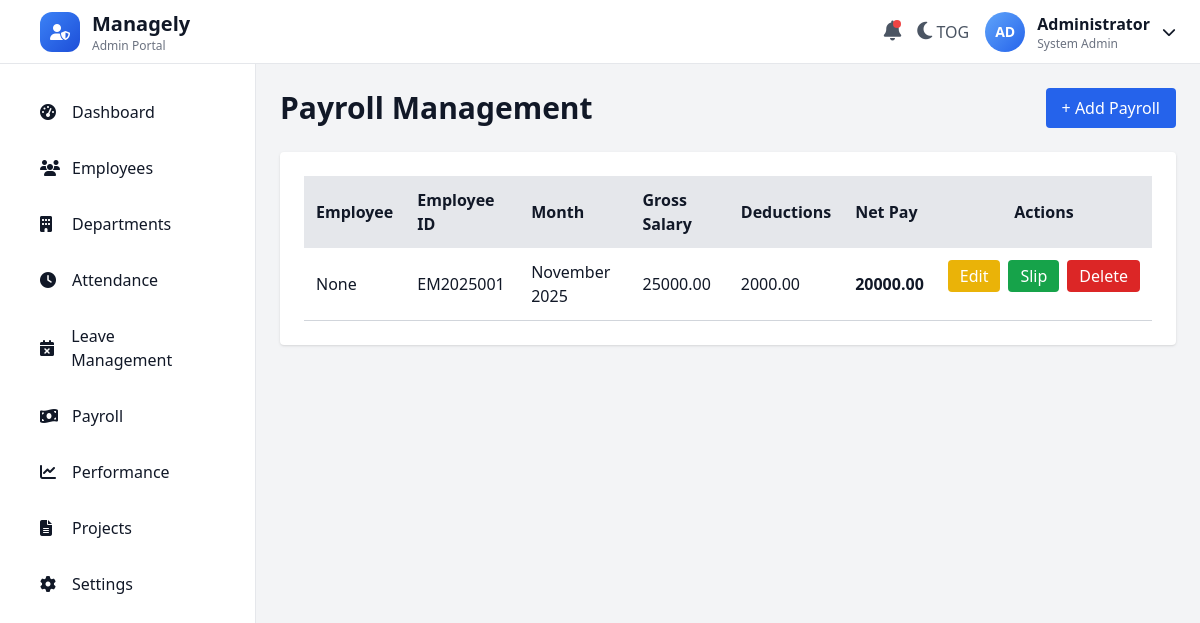
/adminportal/payroll/ (signed in), run on an earlier commit of the app's database.
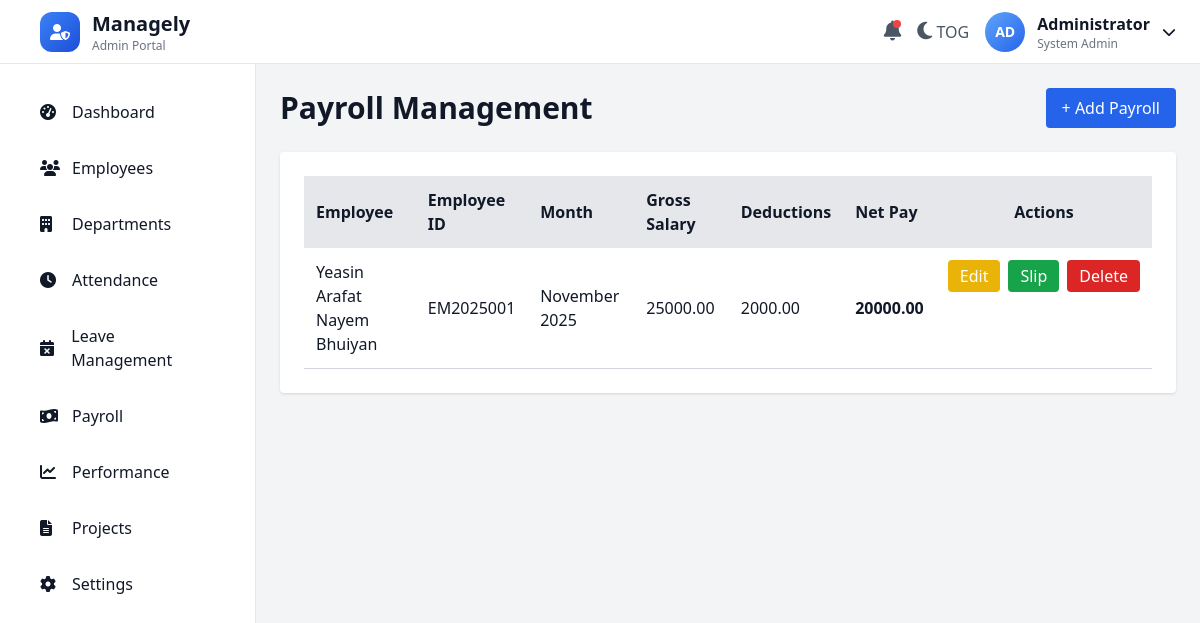
And on a later commit of the database.
### employees/models.py (models this page shows, shortened)
class Payroll(models.Model):
    employee = models.ForeignKey(EmployeeProfile, on_delete=models.CASCADE)
    month = models.DateField()
    gross_salary = models.DecimalField(max_digits=10, decimal_places=2)
    deductions = models.DecimalField(max_digits=10, decimal_places=2)
    net_pay = models.DecimalField(max_digits=10, decimal_places=2)
    payslip_file = models.FileField(upload_to="payslips/", null=True, blank=True)
    class Meta:
        ordering = ['-month']

### accounts/models.py (models this page shows, shortened)
class EmployeeProfile(models.Model):
    employee_id = models.CharField(max_length=20, unique=True, blank=True)
    full_name = models.CharField(max_length=100, blank=True, null=True)
    phone = models.CharField(max_length=15)
    department = models.CharField(max_length=50, blank=True, null=True)
    avatar = models.ImageField(upload_to='avatars/', blank=True, null=True)
    password = models.CharField(max_length=128)  # store raw for now
    first_login = models.BooleanField(default=True)
    temp_password = models.CharField(max_length=20, blank=True)  # one-time password
    email = models.EmailField(blank=True, null=True)
    is_active = models.BooleanField(default=True)

### adminpanel/views.py (the view)
# urls.py: path("payroll/", views.payroll_list, name="admin_payroll"),
@login_required
def payroll_list(request):
    payrolls = Payroll.objects.select_related("employee").order_by("-month")
    return render(request, "adminpayroll.html", {"payrolls": payrolls})

### adminpanel/templates/adminpayroll.html (shortened to what this page needs)
{% load static %}
<!DOCTYPE html>
<html lang="en" class="light">
<head>
    <script src="https://cdn.tailwindcss.com"></script>
    <link rel="stylesheet" href="{% static 'css/theme.css' %}">
</head>
<body class="bg-gray-100 dark:bg-blue-900 text-gray-900 dark:text-gray-100">
{% include 'adminsidetopbar.html' %}
<div class="ml-64 mt-16 p-6">
    <div class="flex justify-between items-center mb-6">
        <h1 class="text-3xl font-bold">Payroll Management</h1>
        <a href="{% url 'admin_payroll_add' %}"
           class="bg-blue-600 text-white px-4 py-2 rounded hover:bg-blue-700">
            + Add Payroll
        </a>
    </div>
    <div class="bg-white dark:bg-blue-800 p-6 rounded shadow overflow-auto">
        <table class="w-full border-collapse">
            <thead>
                <tr class="bg-gray-200 dark:bg-blue-700 text-left">
                    <th class="p-3">Employee</th>
                    <th class="p-3">Employee ID</th>
                    <th class="p-3">Month</th>
                    <th class="p-3">Gross Salary</th>
                    <th class="p-3">Deductions</th>
                    <th class="p-3">Net Pay</th>
                    <th class="p-3 text-center">Actions</th>
                </tr>
            </thead>
            <tbody>
                {% for pay in payrolls %}
                <tr class="border-b border-gray-300 dark:border-blue-600 hover:bg-gray-100 dark:hover:bg-blue-700">
                    <td class="p-3">{{ pay.employee.full_name }}</td>
                    <td class="p-3">{{ pay.employee.employee_id }}</td>
                    <td class="p-3">
                        {{ pay.month|date:"F Y" }}
                    </td>
                    <td class="p-3">{{ pay.gross_salary }}</td>
                    <td class="p-3">{{ pay.deductions }}</td>
                    <td class="p-3 font-semibold">{{ pay.net_pay }}</td>
                    <td class="p-3 flex gap-2 justify-center">
                        <a href="{% url 'admin_payroll_edit' pay.id %}"
                           class="px-3 py-1 rounded bg-yellow-500 text-white hover:bg-yellow-600">
                            Edit
                        </a>
                        <a href="{% url 'admin_payroll_slip' pay.id %}"
                           class="px-3 py-1 rounded bg-green-600 text-white hover:bg-green-700">
                            Slip
                        </a>
                        <a href="{% url 'admin_payroll_delete' pay.id %}"
                           onclick="return confirm('Are you sure you want to delete this payroll record?');"
                           class="px-3 py-1 rounded bg-red-600 text-white hover:bg-red-700">
                            Delete
                        </a>
                    </td>
                </tr>
                {% empty %}
                <tr>
                    <td colspan="7" class="text-center p-4 text-gray-500 dark:text-gray-300">
                        No payroll records found.
                    </td>
                </tr>
                {% endfor %}
            </tbody>
        </table>
    </div>
</div>
</body>
</html>

What changed in the data, as far as the page shows it:
changed Payroll "EM2025001": employee.full_name "None" → "Yeasin Arafat Nayem Bhuiyan"
